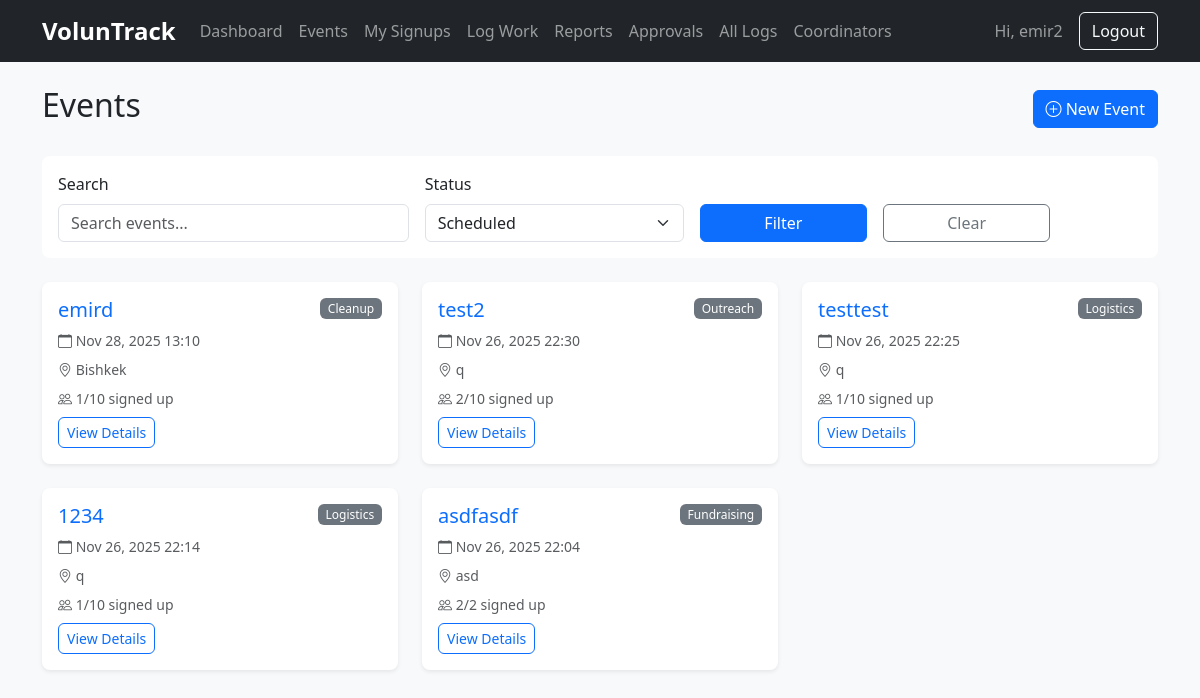
/events/ (signed in), run on an earlier commit of the app's database.
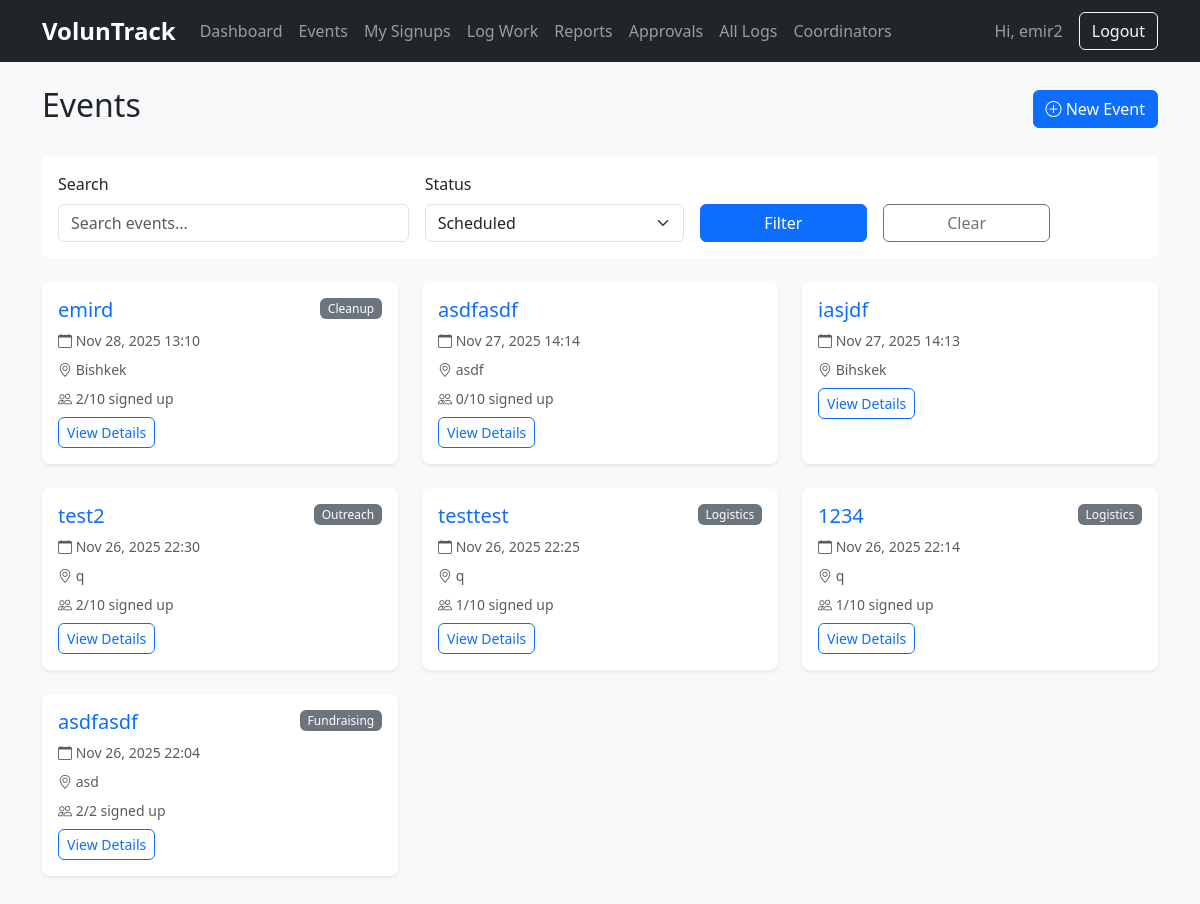
And on a later commit of the database.
### hub/models.py (models this page shows, shortened)
class Event(models.Model):
    STATUS_CHOICES = [
        ("SCHEDULED", "Scheduled"),
        ("COMPLETED", "Completed"),
        ("CANCELLED", "Cancelled"),
    ]
    title = models.CharField(
        max_length=200,
        help_text="Name of the volunteer event"
    )
    description = models.TextField(
        blank=True,
        help_text="Detailed description of the event"
    )
    department = models.ForeignKey(
        Department,
        null=True,
        blank=True,
        on_delete=models.SET_NULL,
        help_text="Optional department this event belongs to"
    )
    date = models.DateTimeField(
        help_text="When the event takes place"
    )
    location = models.CharField(
        max_length=200,
        help_text="Where the event takes place"
    )
    capacity = models.PositiveIntegerField(
        default=0,
        help_text="Maximum number of signups (0 = unlimited)"
    )
    status = models.CharField(
        max_length=10,
        choices=STATUS_CHOICES,
        default="SCHEDULED",
        help_text="Current status in event lifecycle"
    )
    created_by = models.ForeignKey(
        User,
        on_delete=models.CASCADE,
        related_name="events_created",
        help_text="Coordinator who created this event"
    )
    created_at = models.DateTimeField(
        auto_now_add=True,
        help_text="When this event was created"
    )
    class Meta:
        ordering = ["date"]

class Department(models.Model):
    name = models.CharField(max_length=100, unique=True)
    class Meta:
        ordering = ['name']

### hub/views.py (the view)
# urls.py: path("events/", views.events_list, name="events_list"),
@login_required
def events_list(request):
    status_filter = request.GET.get("status") or "SCHEDULED"
    show_mine = request.GET.get("mine") == "1"
    search_query = request.GET.get("search", "").strip()
    queryset = Event.objects.prefetch_related("signups")
    if show_mine:
        queryset = queryset.filter(created_by=request.user)
    if status_filter == "SCHEDULED":
        queryset = queryset.filter(status="SCHEDULED")
    elif status_filter == "COMPLETED":
        queryset = queryset.filter(status="COMPLETED")
    if search_query:
        queryset = queryset.filter(
            Q(title__icontains=search_query) |
            Q(description__icontains=search_query) |
            Q(location__icontains=search_query)
        )
    events = queryset.order_by("-date")
    paginator = Paginator(events, 12)  # 12 events per page
    page_obj = paginator.get_page(request.GET.get("page", 1))
    return render(request, "hub/events_list.html", {
        "events": page_obj,
        "status_filter": status_filter,
        "mine": show_mine,
        "search": search_query,
    })

### hub/templates/hub/events_list.html (shortened to what this page needs)
{% extends "hub/base.html" %}
{% block content %}
<div class="d-flex justify-content-between align-items-center mb-4">
  <div>
    <h2>Events</h2>
  </div>
  {% if user.profile.is_coordinator %}
    <a href="{% url 'hub:event_create' %}" class="btn btn-primary"><i class="bi bi-plus-circle"></i> New Event</a>
  {% endif %}
</div>
<div class="card mb-4">
  <div class="card-body">
    <form method="get" class="row g-3 align-items-end">
      <div class="col-md-4">
        <label class="form-label">Search</label>
        <input type="text" name="search" class="form-control" placeholder="Search events..." value="{{ search }}">
      </div>
      <div class="col-md-3">
        <label class="form-label">Status</label>
        <select name="status" class="form-select">
          <option value="SCHEDULED" {% if status_filter == "SCHEDULED" %}selected{% endif %}>Scheduled</option>
        </select>
      </div>
      <div class="col-md-2">
        <button type="submit" class="btn btn-primary w-100">Filter</button>
      </div>
      <div class="col-md-2">
        <a href="{% url 'hub:events_list' %}{% if mine %}?mine=1{% endif %}" class="btn btn-outline-secondary w-100">Clear</a>
      </div>
    </form>
  </div>
</div>
{% if events %}
  <div class="row">
    {% for e in events %}
      <div class="col-md-6 col-lg-4 mb-4">
        <div class="card h-100 shadow-sm">
          <div class="card-body">
            <div class="d-flex justify-content-between align-items-start mb-2">
              <h5 class="card-title mb-0"><a href="{% url 'hub:event_detail' e.pk %}" class="text-decoration-none">{{ e.title }}</a></h5>
              {% if e.department %}<span class="badge bg-secondary">{{ e.department.name }}</span>{% endif %}
            </div>
            <p class="card-text text-muted small mb-2"><i class="bi bi-calendar"></i> {{ e.date|date:"M d, Y H:i" }}</p>
            <p class="card-text text-muted small mb-2"><i class="bi bi-geo-alt"></i> {{ e.location }}</p>
            {% if e.capacity > 0 %}
              {% with confirmed_count=e.signups.count %}
                <p class="card-text text-muted small mb-2">
                  <i class="bi bi-people"></i> {{ confirmed_count }}/{{ e.capacity }} signed up
                </p>
              {% endwith %}
            {% endif %}
            <a href="{% url 'hub:event_detail' e.pk %}" class="btn btn-sm btn-outline-primary">View Details</a>
          </div>
        </div>
      </div>
    {% endfor %}
  </div>
{% endif %}
{% endblock %}

What changed in the data, as far as the page shows it:
computed for Event "emird": signups.count "1" → "2"
added Event: title "asdfasdf", date "Nov 27, 2025 14:14", location "asdf", signups.count "0", capacity "10"
added Event: title "iasjdf", date "Nov 27, 2025 14:13", location "Bihskek"
